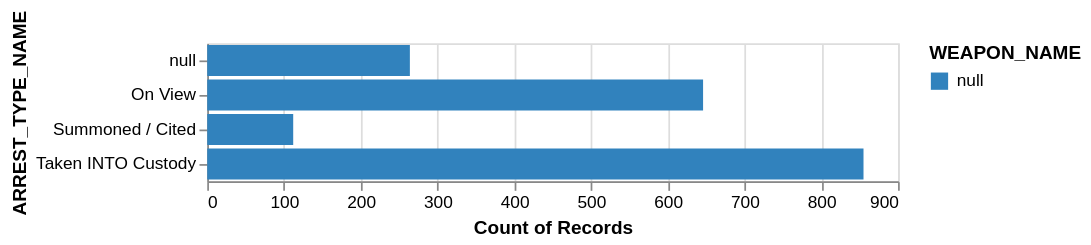

The notebook cell saved with this chart:
### Code cell
alt.Chart(EightCongressionalOffensesViz4).mark_bar().encode(
    x=alt.X('count(ARRESTEE_ID)'),
    y='ARREST_TYPE_NAME:N',
    color=alt.Color('WEAPON_NAME:N',scale=alt.Scale(scheme='category20c'))
)

### Figure 1 — Vega-Lite specification as saved in the notebook (floating-point values rounded to 4 significant figures; data arrays with more than 128 entries replaced by an {"elided": "..."} marker saying what was removed)
{"config": {"view": {"continuousWidth": 400, "continuousHeight": 300}}, "data": {"name": "data-5535b4858e778e19eb196bdbc1a7b5d0"}, "mark": "bar", "encoding": {"color": {"type": "nominal", "field": "WEAPON_NAME", "scale": {"scheme": "category20c"}}, "x": {"type": "quantitative", "aggregate": "count", "field": "ARRESTEE_ID"}, "y": {"type": "nominal", "field": "ARREST_TYPE_NAME"}}, "$schema": "https://vega.github.io/schema/vega-lite/v4.8.1.json", "datasets": {"data-5535b4858e778e19eb196bdbc1a7b5d0": {"elided": "1877 records"}}}
